Frame 1 (no input): blank canvas, image omitted
Frame 60 (the mouse pressed at the canvas centre just before this capture): blank canvas, image omitted
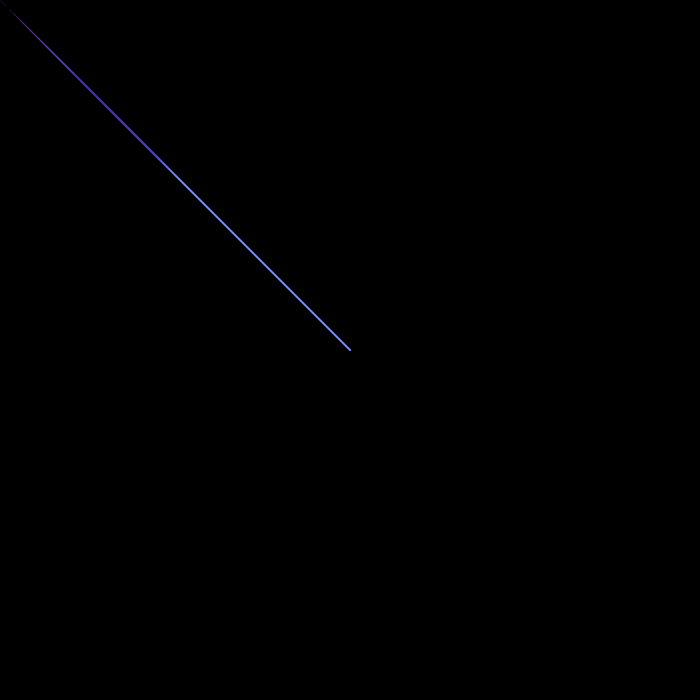
Frame 120 (the mouse held since frame 60 and released just before this capture)

The Processing sketch whose frames 1 and 60 were blank and that drew this single picture after the mouse press (run headless with seeded random() and noise(); from frame 60 on, the mouse is pressed at the canvas centre):

// Processing sketch: processing_37225
// ── processing_37225.pde

//I declare a variable type boolean, I call it mouseIsDown
//and I assign a value false. All in one instruction.
boolean mouseIsDown = false;
float r = random(0, 255);
float g = random(0, 255);
float b = random(0, 255);
float shft = 20;
int posX, posY;
int stweight = 1;
 
void setup() {
  size(700, 700);
  background(0, 0, 0);
}
 
void draw() {
 
//variable stroke according to speed
//float strokeW = abs(mouseX - pmouseX);
//strokeWeight(strokeW);
 
  //draw line only if mouse is down
  if (mouseIsDown == true) //same as if(mouseIsDown)
  {
    r += random(-shft, shft);
    g += random(-shft, shft);
    b += random(-shft, shft);
    r = constrain(r, 0, 255);
    g = constrain(g, 0, 255);
    b = constrain (b, 0, 255);
    
    stweight += random(-1.5, 1.5);
    stweight = constrain (stweight, 1,5);
    
    stroke(r,g,b,50);
    strokeWeight(stweight);
    strokeCap(SQUARE);
    float dx = mouseX - posX;
    float dy = mouseY - posY;
    
    posX += dx/70;
    posY += dy/70;
    line(posX, posY, pmouseX, pmouseY);
  }
 
}
 
 
//this function is called every time you press a mouse button
void mousePressed() {
  mouseIsDown = true;
}
 
//this function is called every time you release a mouse button
void mouseReleased() {
  mouseIsDown = false;
}
